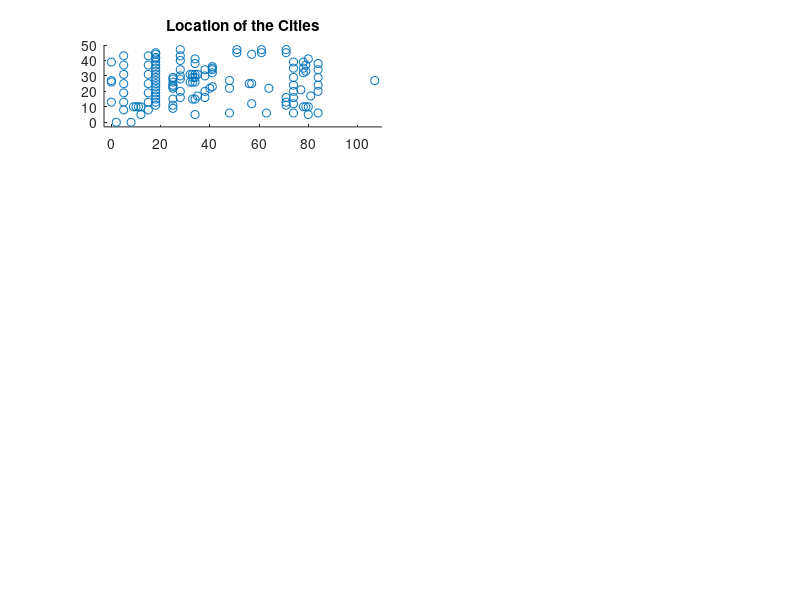

This figure's MATLAB source: (Note: this script raises an error after producing the figure.)
function tsp()
    close All;
    clear All;
    clc;

    profile on;
    
    bigFile = false;
    
    if bigFile
        noOfCities = 411;
        ax = [-3 125 -3 100];
        textX = 130;
        fid = fopen('TSP_411.txt', 'r');
    else
        noOfCities = 131;
        ax = [-3 110 -3 50];
        textX = 115;
        fid = fopen('data131.txt', 'r');
    end

    coordinates = zeros(noOfCities,2);
    
    % Read coordinates from text file
    tline = fgets(fid);
    i = 1;
    while ischar(tline)
        if tline(1) ~= 'N'
            m = regexp(tline, '\d+'); % returns [node_number, x, y]
            coordinates(i,:) = [str2double(tline(m(2):m(3)-2)), str2double(tline(m(3):end))];
            i = i + 1;
        end
        tline = fgets(fid);
    end
    fclose(fid);
    
    % Initial locations
    figure;
    subplot(4,4,1:2);
    scatter(coordinates(:,1),coordinates(:,2));
    title('Location of the Cities')
    axis(ax)
    
    xdist = repmat(coordinates(:,1),1,noOfCities) - repmat(coordinates(:,1)',noOfCities,1);
    ydist = repmat(coordinates(:,2),1,noOfCities) - repmat(coordinates(:,2)',noOfCities,1);
    distances = sqrt(xdist.^2 + ydist.^2);
    distances(find(eye(noOfCities))) = Inf;
    
    % Nearest Neighbor Construction Heuristics
    tic;
    [routeNN, lenNN, startCityNN] = useNearestNeighbor(distances);
    graphNN = createGraph(coordinates, routeNN);
    subplot(4,4,3);
    plot(graphNN(:,1),graphNN(:,2));    
    title('Route Nearest Neighbor');
    axis(ax)
    hold on;
    plot(coordinates(startCityNN,1), coordinates(startCityNN,2), 'r*');
    hold off;
    text(textX,25,['l=',num2str(round(lenNN))]);
    toc;
    
    % Best Insertion Construction Heuristics
    tic;
    [routeBI, lenBI, startSelecteBI] = useBestInsertion(distances);
    graphBI = createGraph(coordinates, routeBI);
    subplot(4,4,4);
    plot(graphBI(:,1),graphBI(:,2));    
    title('Route Best Insertion');
    axis(ax)
    hold on;
    plot(coordinates(startSelecteBI(1),1), coordinates(startSelecteBI(1),2), 'r*');
    plot(coordinates(startSelecteBI(2),1), coordinates(startSelecteBI(2),2), 'r*');
    plot(coordinates(startSelecteBI(3),1), coordinates(startSelecteBI(3),2), 'r*');
    hold off;
    text(textX,25,['l=',num2str(round(lenBI))]);
    toc;
    
    % Cheapest Insertion Construction Heuristics
    tic;
    [routeCI, lenCI, startSelecteCI] = useCheapestInsertion(distances);
    graphCI = createGraph(coordinates, routeCI);
    subplot(4,4,5);
    plot(graphCI(:,1),graphCI(:,2));    
    title('Route Cheapest Insertion');
    axis(ax)
    hold on;
    plot(coordinates(startSelecteCI,1), coordinates(startSelecteCI,2), 'r*');
    hold off;
    text(textX,25,['l=',num2str(round(lenCI))]);
    toc;
    
    % Saving Construction Heuristics
    tic;
    [routeS, lenS, startSelecteS] = useSaving(distances);
    graphS = createGraph(coordinates, routeS);
    subplot(4,4,6);
    plot(graphS(:,1),graphS(:,2));    
    title('Route Saving');
    axis(ax)
    hold on;
    plot(coordinates(startSelecteS,1), coordinates(startSelecteS,2), 'r*');
    hold off;
    text(textX,25,['l=',num2str(round(lenS))]);
    toc;
    
    % Local Search Improvement Heuristics using Swap only
    tic;
    [routeLSS, lenLSS] = useLocalSearch(distances, 1);
    graphLSS = createGraph(coordinates, routeLSS);
    subplot(4,4,7);
    plot(graphLSS(:,1),graphLSS(:,2));    
    title('Route Local Search (Swap)');
    axis(ax)
    text(textX,25,['l=',num2str(round(lenLSS))]);
    toc;
    
    % Local Search Improvement Heuristics using Translation only
    tic;
    [routeLST, lenLST] = useLocalSearch(distances, 2);
    graphLST = createGraph(coordinates, routeLST);
    subplot(4,4,8);
    plot(graphLST(:,1),graphLST(:,2));    
    title('Route Local Search (Translation)');
    axis(ax)
    text(textX,25,['l=',num2str(round(lenLST))]);
    toc;
    
    % Local Search Improvement Heuristics using Inversion only
    tic;
    [routeLSI, lenLSI] = useLocalSearch(distances, 3);
    graphLSI = createGraph(coordinates, routeLSI);
    subplot(4,4,9);
    plot(graphLSI(:,1),graphLSI(:,2));
    title('Route Local Search (Inversion)');
    axis(ax)
    text(textX,25,['l=',num2str(round(lenLSI))]);
    toc;
    
    % Local Search Improvement Heuristics using Swap, Translation & Inversion
    tic;
    [routeLSSTI, lenLSSTI] = useLocalSearch(distances, 4);
    graphLSSTI = createGraph(coordinates, routeLSSTI);
    subplot(4,4,10);
    plot(graphLSSTI(:,1),graphLSSTI(:,2));
    title('Route Local Search (Swap, Translation, Inversion)');
    axis(ax)
    text(textX,25,['l=',num2str(round(lenLSSTI))]);
    toc;
    
    % Simulated Annealing Improvement Heuristics using Metropolis
    tic;
    [routeSAM, lenSAM] = useSimulatedAnnealing(distances, 1);
    graphSAM = createGraph(coordinates, routeSAM);
    subplot(4,4,11);
    plot(graphSAM(:,1),graphSAM(:,2));
    title('Route Simulated Annealing (Metropolis)');
    axis(ax)
    text(textX,25,['l=',num2str(round(lenSAM))]);
    toc;
    
    % Simulated Annealing Improvement Heuristics using Heat bath
    tic;
    [routeSAHB, lenSAHB] = useSimulatedAnnealing(distances, 2);
    graphSAHB = createGraph(coordinates, routeSAHB);
    subplot(4,4,12);
    plot(graphSAHB(:,1),graphSAHB(:,2));
    title('Route Simulated Annealing (Heat bath)');
    axis(ax)
    text(textX,25,['l=',num2str(round(lenSAHB))]);
    toc;
    
    % Genetic Algorithm Improvement Heuristics using Crossover
    tic;
    [routeGAC, lenGAC] = useGeneticAlgorithm(distances, 1);
    graphGAC = createGraph(coordinates, routeGAC);
    subplot(4,4,13);
    plot(graphGAC(:,1),graphGAC(:,2));
    title('Route Genetic Algorithm (Crossover)');
    axis(ax)
    text(textX,25,['l=',num2str(round(lenGAC))]);
    toc;
    
    % Genetic Algorithm Improvement Heuristics using Swap Mutation
    tic;
    [routeGASM, lenGASM] = useGeneticAlgorithm(distances, 2);
    graphGASM = createGraph(coordinates, routeGASM);
    subplot(4,4,14);
    plot(graphGASM(:,1),graphGASM(:,2));
    title('Route Genetic Algorithm (Swap Mutation)');
    axis(ax)
    text(textX,25,['l=',num2str(round(lenGASM))]);
    toc;
    
    % Genetic Algorithm Improvement Heuristics using Translation Mutation
    tic;
    [routeGATM, lenGATM] = useGeneticAlgorithm(distances, 3);
    graphGATM = createGraph(coordinates, routeGATM);
    subplot(4,4,15);
    plot(graphGATM(:,1),graphGATM(:,2));
    title('Route Genetic Algorithm (Translation Mutation)');
    axis(ax)
    text(textX,25,['l=',num2str(round(lenGATM))]);
    toc;
    
    % Genetic Algorithm Improvement Heuristics using Inversion Mutation
    tic;
    [routeGAIM, lenGAIM] = useGeneticAlgorithm(distances, 4);
    graphGAIM = createGraph(coordinates, routeGAIM);
    subplot(4,4,16);
    plot(graphGAIM(:,1),graphGAIM(:,2));
    title('Route Genetic Algorithm (Inversion Mutation)');
    axis(ax)
    text(textX,25,['l=',num2str(round(lenGAIM))]);
    toc;
    
    profile off;
    profile viewer;
end

function graph = createGraph(coordinates, route)
    noOfCities = length(route);
    i = 1;
    j = 1;
    graph = ones(noOfCities+1,2);
    while i < noOfCities+1
        graph(i,:) = coordinates(j,:);
        j = find(route(j,:)); %next connected node
        i = i + 1;
    end
    graph(i,:) = coordinates(1,:); %close graph
end
